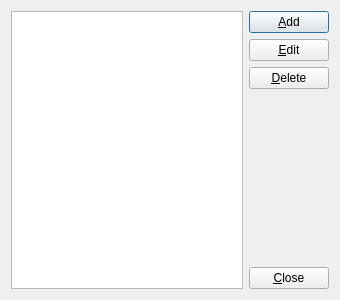
<?xml version="1.0" encoding="UTF-8"?>
<ui version="4.0">
 <class>AccountsListDialog</class>
 <widget class="QDialog" name="AccountsListDialog">
  <property name="geometry">
   <rect>
    <x>0</x>
    <y>0</y>
    <width>340</width>
    <height>300</height>
   </rect>
  </property>
  <property name="windowTitle">
   <string>Accounts management</string>
  </property>
  <property name="modal">
   <bool>true</bool>
  </property>
  <layout class="QHBoxLayout" name="hlMain">
   <item>
    <widget class="QListView" name="lvAccounts"/>
   </item>
   <item>
    <layout class="QVBoxLayout" name="vlButtons">
     <item>
      <widget class="QPushButton" name="buttonAdd">
       <property name="text">
        <string>&amp;Add</string>
       </property>
      </widget>
     </item>
     <item>
      <widget class="QPushButton" name="buttonEdit">
       <property name="text">
        <string>&amp;Edit</string>
       </property>
      </widget>
     </item>
     <item>
      <widget class="QPushButton" name="buttonDelete">
       <property name="text">
        <string>&amp;Delete</string>
       </property>
      </widget>
     </item>
     <item>
      <spacer name="vsButtons">
       <property name="orientation">
        <enum>Qt::Vertical</enum>
       </property>
       <property name="sizeHint" stdset="0">
        <size>
         <width>20</width>
         <height>40</height>
        </size>
       </property>
      </spacer>
     </item>
     <item>
      <widget class="QPushButton" name="buttonClose">
       <property name="text">
        <string>&amp;Close</string>
       </property>
      </widget>
     </item>
    </layout>
   </item>
  </layout>
 </widget>
 <resources/>
 <connections>
  <connection>
   <sender>buttonClose</sender>
   <signal>clicked()</signal>
   <receiver>AccountsListDialog</receiver>
   <slot>reject()</slot>
   <hints>
    <hint type="sourcelabel">
     <x>287</x>
     <y>276</y>
    </hint>
    <hint type="destinationlabel">
     <x>169</x>
     <y>149</y>
    </hint>
   </hints>
  </connection>
 </connections>
</ui>
